Frame 1 (no input): blank canvas, image omitted
Frame 60 (the mouse pressed at the canvas centre just before this capture): blank canvas, image omitted
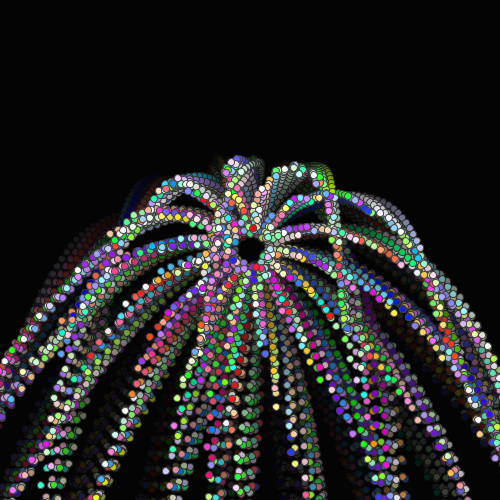
Frame 120 (the mouse held since frame 60 and released just before this capture)

The Processing sketch whose frames 1 and 60 were blank and that drew this single picture after the mouse press (run headless with seeded random() and noise(); from frame 60 on, the mouse is pressed at the canvas centre):

// Processing sketch: fireworks
// ── fireworks.pde
ArrayList<Body> bodies = new ArrayList<>();
int num = 15;
int dist = 20;
float size = 7;
float incr = 8;
float it = 0;

void setup(){
  size(500,500);
  background(255);
  //frameRate(10);
  colorMode(HSB,360);
}
void draw(){
  //background(0,10);
  fill(0,0,0,40);
  rect(-1,-1,501,501);
  
  if(mousePressed){
    float mx = mouseX;
    float my = mouseY;
    for(int i = 0; i < num; i++){
        float angle = 0 + i*((2*PI)/num);
        float x = mx + dist*cos(angle) + random(-5,5);
        float y = my + dist*sin(angle) + random(-5,5);
        
        bodies.add(new Body(x,y,angle));
    }
  }
  ArrayList<Body> dead = new ArrayList<>();
  for(Body body : bodies){
    fill(body.hue[0],body.hue[1],360);
    stroke(0,0,100);
    circle(body.x,body.y,size);
    body.x = body.x + incr*cos(body.angle) + 2*sin(it*2);
    body.y = body.y + incr*sin(body.angle) + body.age * 0.5;
    body.age++;
    if(body.age > 60) dead.add(body);
  }
  for(Body body : dead){
    bodies.remove(body);
  }
  it+=0.1;
}

class Body{
  float x, y, angle;
  int age;
  int[] hue;
  Body(float x, float y, float angle){
    this.x = x;
    this.y = y;
    this.angle = angle;
    age = 0;
    hue = new int[]{int(random(0,360)),int(random(0,360))};
  }
  void setY(float y){
    this.y = y;
  }
}
